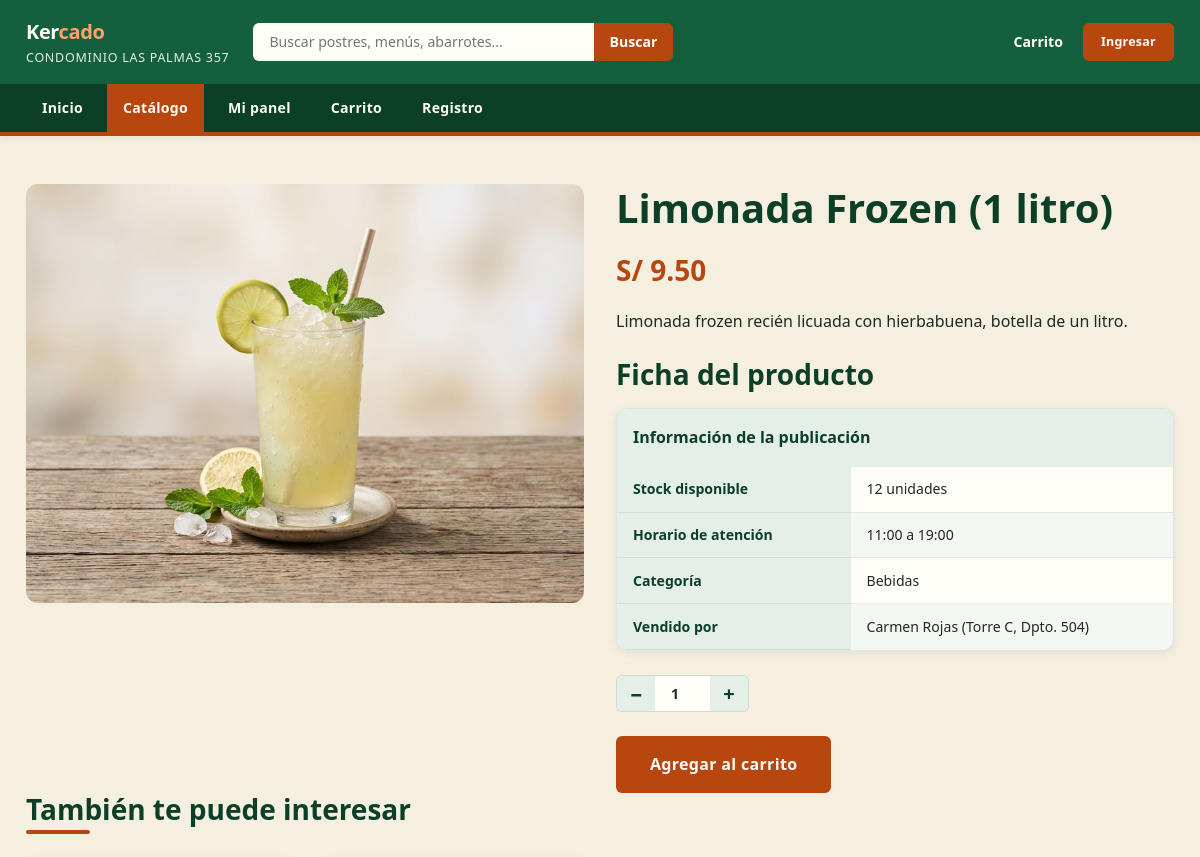
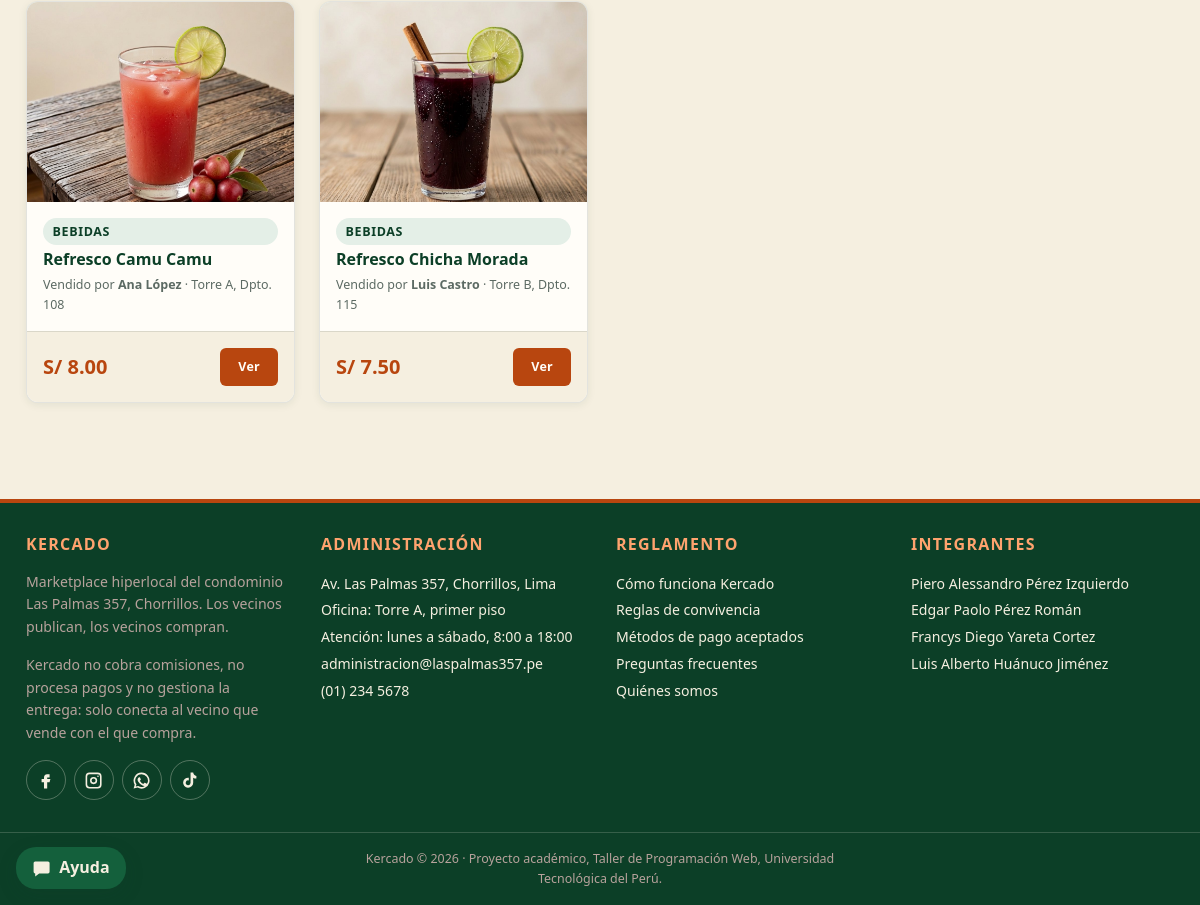
/producto.php?id=14, run on the app's committed database (2 pictures, top to bottom).
### tables this page shows
CREATE TABLE imagen_publicacion (
  idImagen      INT          NOT NULL AUTO_INCREMENT,
  idPublicacion INT          NOT NULL,
  ruta          VARCHAR(255) NOT NULL,
  orden         TINYINT      NOT NULL DEFAULT 0,
  PRIMARY KEY (idImagen),
  KEY idx_imagen_publicacion (idPublicacion),
  CONSTRAINT fk_imagen_publicacion FOREIGN KEY (idPublicacion)
    REFERENCES publicacion (idPublicacion) ON DELETE CASCADE
);

CREATE TABLE publicacion (
  idPublicacion    INT          NOT NULL AUTO_INCREMENT,
  titulo           VARCHAR(80)  NOT NULL,
  descripcion      VARCHAR(500) NOT NULL,
  precio           DECIMAL(8,2) NOT NULL,
  stock            INT          NOT NULL,
  horario          VARCHAR(40)  NOT NULL DEFAULT '',
  idCategoria      VARCHAR(30)  NULL,
  idResidente      INT          NOT NULL,
  estado           ENUM('Activa','Baja','Observada') NOT NULL DEFAULT 'Activa',
  fechaPublicacion DATE         NOT NULL,
  PRIMARY KEY (idPublicacion),
  KEY idx_publicacion_categoria (idCategoria),
  KEY idx_publicacion_residente (idResidente),
  CONSTRAINT fk_publicacion_categoria FOREIGN KEY (idCategoria)
    REFERENCES categoria (idCategoria) ON DELETE SET NULL ON UPDATE CASCADE,
  CONSTRAINT fk_publicacion_residente FOREIGN KEY (idResidente)
    REFERENCES residente (idResidente) ON DELETE CASCADE
);

CREATE TABLE categoria (
  idCategoria VARCHAR(30)  NOT NULL,
  nombre      VARCHAR(60)  NOT NULL,
  descripcion VARCHAR(200) NOT NULL DEFAULT '',
  PRIMARY KEY (idCategoria)
);

CREATE TABLE residente (
  idResidente        INT          NOT NULL AUTO_INCREMENT,
  nombres            VARCHAR(60)  NOT NULL,
  apellidos          VARCHAR(60)  NOT NULL,
  correo             VARCHAR(120) NOT NULL,
  claveHash          VARCHAR(255) NOT NULL,
  telefono           VARCHAR(9)   NOT NULL,
  torre              CHAR(1)      NOT NULL,
  numeroDepartamento VARCHAR(4)   NOT NULL,
  rol                ENUM('residente','admin') NOT NULL DEFAULT 'residente',
  estado             ENUM('Activo','Pendiente','Inactivo') NOT NULL DEFAULT 'Pendiente',
  fechaRegistro      DATETIME     NOT NULL DEFAULT CURRENT_TIMESTAMP,
  PRIMARY KEY (idResidente),
  UNIQUE KEY uq_residente_correo (correo)
);

### app/almacen.php (called while the page is built, shortened)
<?php
require_once __DIR__ . "/funciones.php";
function marcadores(int $cantidad): string
{
    $signos = [];
    for ($i = 0; $i < $cantidad; $i++) {
        $signos[] = "?";
    }
    return implode(", ", $signos);
}
function consultar(string $sql, array $parametros = []): array
{
    $sentencia = conexion()->prepare($sql);
    $sentencia->execute($parametros);
    return $sentencia->fetchAll();
}
function consultarUna(string $sql, array $parametros = []): ?array
{
    $sentencia = conexion()->prepare($sql);
    $sentencia->execute($parametros);
    $fila = $sentencia->fetch();
    return $fila;
}
function redondear($numero): float
{
    return round((float) $numero, 2);
}
function residentesPorId(array $ids): array
{
    $resultado = [];
    $ids = array_values(array_unique($ids));
    $filas = consultar("SELECT " . COLUMNAS_RESIDENTE . " FROM residente WHERE idResidente IN (" . marcadores(count($ids)) . ")", $ids);
    foreach ($filas as $fila) {
        $fila["idResidente"] = (int) $fila["idResidente"];
        $resultado[$fila["idResidente"]] = $fila;
    }
    return $resultado;
}
function completarPublicaciones(array $filas): array
{
    $ids = [];
    $idsVendedor = [];
    $imagenes = [];
    foreach ($filas as $fila) {
        $ids[] = (int) $fila["idPublicacion"];
        $idsVendedor[] = (int) $fila["idResidente"];
    }
    if (count($ids) > 0) {
        $rutas = consultar("SELECT idPublicacion, ruta FROM imagen_publicacion WHERE idPublicacion IN (" . marcadores(count($ids)) . ") ORDER BY orden, idImagen", $ids);
        foreach ($rutas as $ruta) {
            $imagenes[(int) $ruta["idPublicacion"]][] = $ruta["ruta"];
        }
    }
    $vendedores = residentesPorId($idsVendedor);
    $resultado = [];
    foreach ($filas as $fila) {
        $fila["idPublicacion"] = (int) $fila["idPublicacion"];
        $fila["idResidente"] = (int) $fila["idResidente"];
        $fila["precio"] = redondear($fila["precio"]);
        $fila["stock"] = (int) $fila["stock"];
        $fila["imagenes"] = $imagenes[$fila["idPublicacion"]] ?? [IMAGEN_POR_DEFECTO];
        $fila["vendedor"] = $vendedores[$fila["idResidente"]] ?? null;
        $resultado[] = $fila;
    }
    return $resultado;
}
function listarPublicaciones(array $filtro = []): array
{
    $sql = SELECT_PUBLICACION . " JOIN residente r ON r.idResidente = p.idResidente WHERE p.estado = 'Activa' AND r.estado = 'Activo'";
    $parametros = [];
    if (!empty($filtro["idCategoria"])) {
        $sql .= " AND p.idCategoria = ?";
        $parametros[] = $filtro["idCategoria"];
    }
    $palabras = explode(" ", trim($filtro["texto"] ?? ""));
    foreach ($palabras as $palabra) {
        if ($palabra === "") {
            continue;
        }
        $patron = "%" . addcslashes($palabra, "%_\\") . "%";
        $sql .= " AND (p.titulo LIKE ? OR p.descripcion LIKE ? OR c.nombre LIKE ?)";
        $parametros[] = $patron;
        $parametros[] = $patron;
        $parametros[] = $patron;
    }
    $orden = $filtro["orden"] ?? "recientes";
    if ($orden === "precio-asc") {
        $sql .= " ORDER BY p.precio ASC, p.idPublicacion DESC";
    } elseif ($orden === "precio-desc") {
        $sql .= " ORDER BY p.precio DESC, p.idPublicacion DESC";
    } else {
        $sql .= " ORDER BY p.fechaPublicacion DESC, p.idPublicacion DESC";
    }
    return completarPublicaciones(consultar($sql, $parametros));
}
function obtenerPublicacion(int $idPublicacion): ?array
{
    $fila = consultarUna(SELECT_PUBLICACION . " WHERE p.idPublicacion = ?", [$idPublicacion]);
    return completarPublicaciones([$fila])[0];
}
function sesionActual(): ?array
{
    if (empty($_SESSION["idResidente"])) {
        return null;
    }
    $residente = obtenerResidente((int) $_SESSION["idResidente"]);
    return $residente;
}

### app/conexion.php (called while the page is built, shortened)
<?php
function conexion(): PDO
{
    static $pdo = null;
    if ($pdo !== null) {
        return $pdo;
    }
    $dsn = "mysql:host=" . BD_SERVIDOR . ";dbname=" . BD_NOMBRE . ";charset=utf8mb4";
    $opciones = [
        PDO::ATTR_ERRMODE => PDO::ERRMODE_EXCEPTION,
        PDO::ATTR_DEFAULT_FETCH_MODE => PDO::FETCH_ASSOC,
        PDO::ATTR_EMULATE_PREPARES => false,
    ];
    try {
        $pdo = new PDO($dsn, BD_USUARIO, BD_CLAVE, $opciones);
    } catch (PDOException $error) {
        http_response_code(503);
        header("Content-Type: text/html; charset=utf-8");
        echo "<!DOCTYPE html><html lang=\"es\"><head><meta charset=\"UTF-8\">";
        echo "<title>Kercado no está disponible</title></head><body>";
        echo "<h1>Kercado no está disponible en este momento</h1>";
        echo "<p>No pudimos conectarnos con la base de datos, vuelve a intentarlo en unos minutos.</p>";
        if (MODO_DESARROLLO) {
            echo "<p>" . htmlspecialchars($error->getMessage(), ENT_QUOTES, "UTF-8") . "</p>";
        }
        echo "</body></html>";
        exit;
    }
    return $pdo;
}

### app/funciones.php (called while the page is built, shortened)
<?php
require_once __DIR__ . "/conexion.php";
function e($texto): string
{
    return htmlspecialchars((string) $texto, ENT_QUOTES, "UTF-8");
}
function formatearPrecio($numero): string
{
    return "S/ " . number_format((float) $numero, 2, ".", "");
}
function nombreCompleto(?array $residente): string
{
    return $residente["nombres"] . " " . $residente["apellidos"];
}
function textoUnidad(?array $residente): string
{
    return "Torre " . $residente["torre"] . ", Dpto. " . $residente["numeroDepartamento"];
}
function textoGet(string $campo): string
{
    if (!isset($_GET[$campo]) || !is_string($_GET[$campo])) {
        return "";
    }
    return trim($_GET[$campo]);
}
function enteroGet(string $campo): int
{
    return (int) textoGet($campo);
}

### producto.php (the view, shortened to what this page needs)
<?php
require_once __DIR__ . "/app/plantilla.php";
$publicacion = obtenerPublicacion(enteroGet("id"));
?>
<?php
$residente = sesionActual();
$esPropia = $residente !== null && (int) $residente["idResidente"] === (int) $publicacion["idResidente"];
$stock = (int) $publicacion["stock"];
$imagenes = $publicacion["imagenes"];
$relacionados = [];
if ($publicacion["idCategoria"] !== null) {
    $mismaCategoria = listarPublicaciones(["idCategoria" => $publicacion["idCategoria"]]);
    foreach ($mismaCategoria as $otra) {
        if ((int) $otra["idPublicacion"] !== (int) $publicacion["idPublicacion"] && count($relacionados) < CANTIDAD_RELACIONADOS) {
            $relacionados[] = $otra;
        }
    }
}
?>
    <section class="seccion">
      <div class="contenedor">
        <div class="ficha">
          <div class="galeria">
            <figure class="galeria__principal">
              <img id="imagen-principal" src="<?= e($imagenes[0]) ?>" alt="<?= e($publicacion["titulo"]) ?>">
            </figure>
          </div>
          <div class="ficha__datos">
            <h1 class="ficha__titulo"><?= e($publicacion["titulo"]) ?></h1>
            <p class="ficha__precio"><?= e(formatearPrecio($publicacion["precio"])) ?></p>
            <p class="ficha__descripcion"><?= e($publicacion["descripcion"]) ?></p>
            <h2 class="mt-3">Ficha del producto</h2>
            <div class="tabla-scroll mb-3">
              <table class="tabla tabla--ficha">
                <caption>Información de la publicación</caption>
                <tbody>
                  <tr><th scope="row">Stock disponible</th><td><?= e($stock) ?> unidades</td></tr>
                  <tr><th scope="row">Horario de atención</th><td><?= e($publicacion["horario"]) ?></td></tr>
                  <tr><th scope="row">Categoría</th><td><?= e($publicacion["nombreCategoria"] ?? "Sin categoría") ?></td></tr>
                  <tr><th scope="row">Vendido por</th><td><?= e(nombreCompleto($publicacion["vendedor"])) ?> (<?= e(textoUnidad($publicacion["vendedor"])) ?>)</td></tr>
                </tbody>
              </table>
            </div>
<?php if ($esPropia) { ?>
            <!-- un vecino no se compra a sí mismo, le mostramos el camino a
                 su panel donde administra esta publicación -->
            <div class="ficha__acciones">
              <p class="mensaje">Esta es tu publicación. <a href="panel.php?pestana=publicaciones">Ver mis publicaciones en el panel</a></p>
            </div>
<?php } elseif ($stock < 1) { ?>
            <div class="ficha__acciones">
              <button class="boton boton--lg" type="button" disabled>Agotado</button>
            </div>
<?php } else { ?>
            <form id="form-agregar" action="producto.php?id=<?= e($publicacion["idPublicacion"]) ?>" method="post">
              <div class="selector-cantidad mb-3">
                <button class="selector-cantidad__boton" type="button" id="btn-menos" aria-label="Quitar una unidad">−</button>
                <input class="selector-cantidad__numero" type="number" id="input-cantidad" name="cantidad" value="1" min="1" max="<?= e($stock) ?>" aria-label="Cantidad">
                <button class="selector-cantidad__boton" type="button" id="btn-mas" aria-label="Agregar una unidad">+</button>
              </div>
              <div class="ficha__acciones">
                <button class="boton boton--lg" type="submit">Agregar al carrito</button>
              </div>
            </form>
<?php } ?>
          </div>
        </div>
<?php if (count($relacionados) > 0) { ?>
        <section class="mt-4" aria-labelledby="titulo-relacionados">
          <h2 class="titulo-seccion" id="titulo-relacionados">También te puede interesar</h2>
          <div class="grilla-productos">
<?php foreach ($relacionados as $otra) { ?>
            <article class="tarjeta">
              <figure class="tarjeta__figura">
                <img class="tarjeta__imagen" src="<?= e($otra["imagenes"][0]) ?>" alt="<?= e($otra["titulo"]) ?>">
              </figure>
              <div class="tarjeta__cuerpo">
                <span class="etiqueta"><?= e($otra["nombreCategoria"]) ?></span>
                <h3 class="tarjeta__titulo"><a href="producto.php?id=<?= e($otra["idPublicacion"]) ?>"><?= e($otra["titulo"]) ?></a></h3>
                <p class="tarjeta__vendedor mb-0">
                  Vendido por <strong><?= e(nombreCompleto($otra["vendedor"])) ?></strong> · <span><?= e(textoUnidad($otra["vendedor"])) ?></span>
                </p>
              </div>
              <div class="tarjeta__pie">
                <span class="tarjeta__precio"><?= e(formatearPrecio($otra["precio"])) ?></span>
                <a class="boton boton--sm" href="producto.php?id=<?= e($otra["idPublicacion"]) ?>" aria-label="Ver <?= e($otra["titulo"]) ?>">Ver</a>
              </div>
            </article>
<?php } ?>
          </div>
        </section>
<?php } ?>
      </div>
    </section>

### data on the page
imagen_publicacion: idPublicacion.titulo "Limonada Frozen (1 litro)", idPublicacion.precio "S/ 9.50", idPublicacion.descripcion "Limonada frozen recién licuada con hierbabuena, botella de un litro.", idPublicacion.stock "12", idPublicacion.horario "11:00 a 19:00", idPublicacion.nombre "Bebidas", idPublicacion.apellidos "Carmen Rojas", idPublicacion.numeroDepartamento "Torre C, Dpto. 504"
publicacion: shows a picture, idCategoria.nombre "BEBIDAS", titulo "Refresco Camu Camu", idResidente.apellidos "Ana López", idResidente.numeroDepartamento "Torre A, Dpto. 108", precio "S/ 8.00"
publicacion: shows a picture, idCategoria.nombre "BEBIDAS", titulo "Refresco Chicha Morada", idResidente.apellidos "Luis Castro", idResidente.numeroDepartamento "Torre B, Dpto. 115", precio "S/ 7.50"
